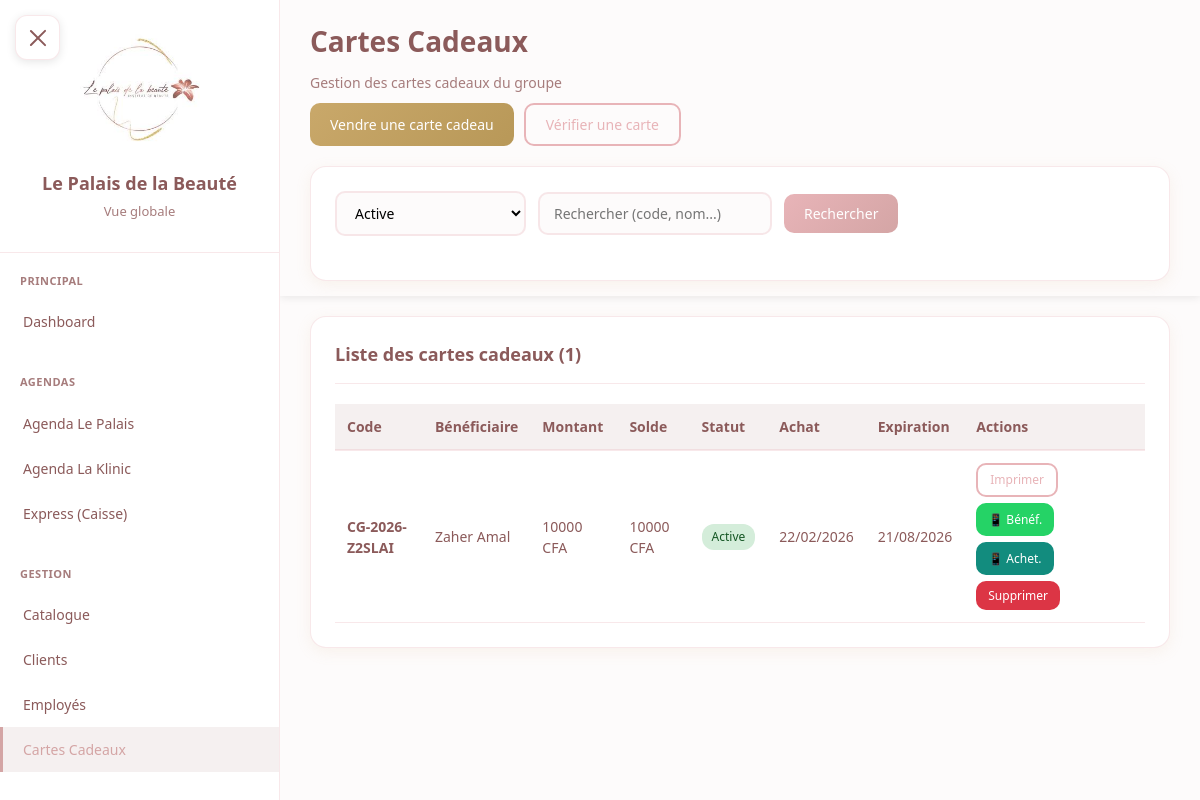
/cartes-cadeaux/ (signed in), run on an earlier commit of the app's database.
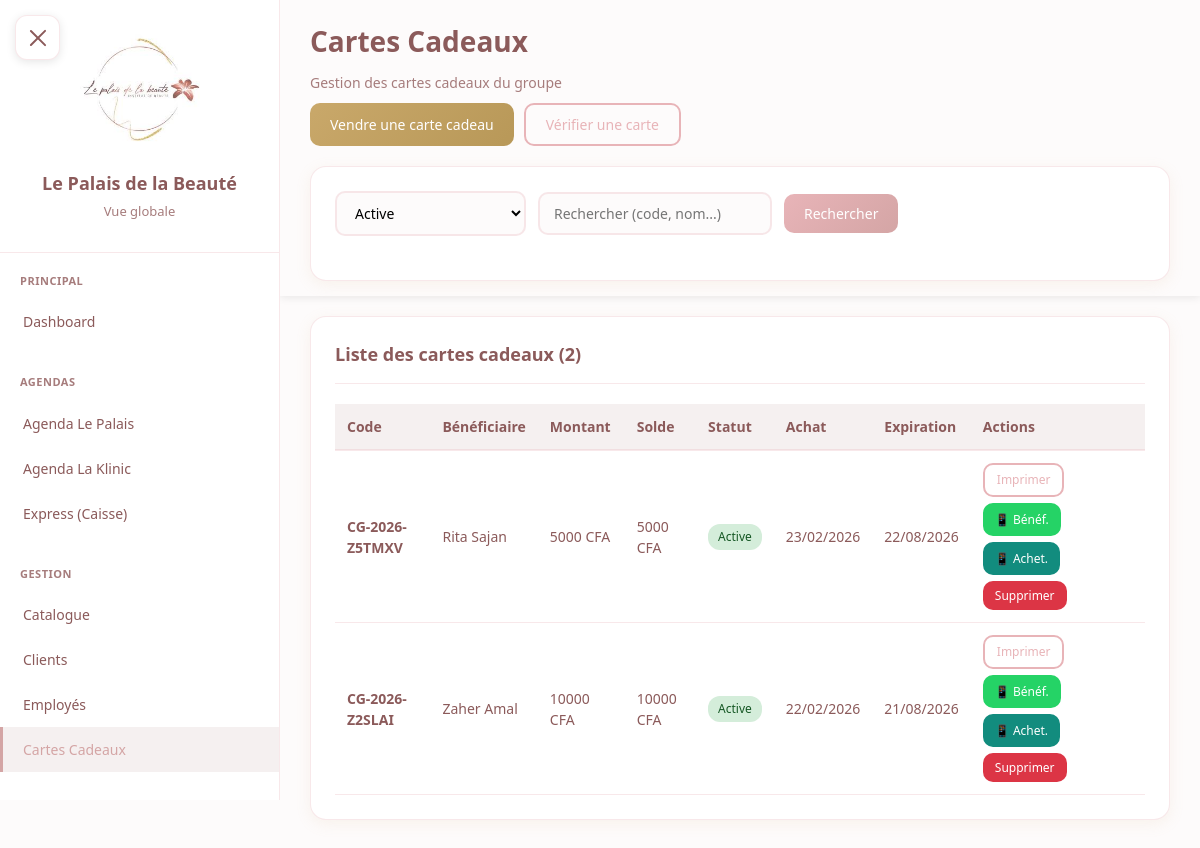
And on a later commit of the database.
### core/models.py (models this page shows, shortened)
class CarteCadeau(models.Model):
    STATUT_CHOICES = [
        ('active', 'Active'),
        ('expiree', 'Expirée'),
        ('soldee', 'Soldée'),
        ('annulee', 'Annulée'),
        ('supprimee', 'Supprimée'),
    ]
    code = models.CharField(max_length=20, unique=True, editable=False)
    acheteur = models.ForeignKey(
        'Client',
        on_delete=models.PROTECT,
        related_name='cartes_achetees',
    )
    beneficiaire = models.ForeignKey(
        'Client',
        on_delete=models.PROTECT,
        related_name='cartes_recues',
    )
    montant_initial = models.IntegerField(
        validators=[MinValueValidator(0)]
    )
    solde = models.IntegerField(
        validators=[MinValueValidator(0)]
    )
    institut_achat = models.ForeignKey(
        'Institut',
        on_delete=models.PROTECT,
        related_name='cartes_vendues',
    )
    statut = models.CharField(max_length=20, choices=STATUT_CHOICES, default='active')
    date_achat = models.DateTimeField(auto_now_add=True)
    date_expiration = models.DateTimeField(null=True, blank=True, help_text="Date d'expiration (6 mois après l'achat)")
    date_derniere_utilisation = models.DateTimeField(null=True, blank=True)
    mode_paiement_achat = models.CharField(
        max_length=20,
        choices=[
            ('especes', 'Espèces'),
            ('carte', 'Carte bancaire'),
            ('cheque', 'Chèque'),
            ('om', 'Orange Money'),
            ('wave', 'Wave'),
        ],
        default='especes',
    )
    montant_paiement_1 = models.IntegerField(null=True, blank=True,
        help_text="Montant payé avec le 1er moyen (= montant_initial si paiement simple)")
    moyen_paiement_2 = models.CharField(max_length=20, blank=True, null=True,
        choices=[
            ('especes', 'Espèces'),
            ('carte', 'Carte bancaire'),
            ('cheque', 'Chèque'),
            ('om', 'Orange Money'),
            ('wave', 'Wave'),
        ],
    )
    montant_paiement_2 = models.IntegerField(null=True, blank=True,
        help_text="Montant payé avec le 2ème moyen")
    vendue_par = models.ForeignKey(
        'Utilisateur',
        on_delete=models.SET_NULL,
        null=True,
        related_name='cartes_vendues',
    )
    class Meta:
        verbose_name = "Carte cadeau"
        verbose_name_plural = "Cartes cadeaux"
        ordering = ['-date_achat']
    @property
    def est_expiree(self):
        if self.date_expiration:
            return timezone.now() > self.date_expiration
        if self.date_achat:
            return timezone.now() > (self.date_achat + timedelta(days=180))
        return False
    @property
    def jours_restants(self):
        if self.date_expiration:
            delta = self.date_expiration - timezone.now()
            return max(0, delta.days)
        return 0
    @classmethod
    def marquer_cartes_expirees(cls):
        now = timezone.now()
        cls.objects.filter(
            statut='active',
            date_expiration__lt=now
        ).update(statut='expiree')
        cls.objects.filter(
            statut='active',
            date_expiration__isnull=True,
            date_achat__lt=now - timedelta(days=180)
        ).update(statut='expiree')

class Client(models.Model):
    SEXE_CHOICES = [
        ('F', 'Femme'),
        ('H', 'Homme'),
    ]
    nom = models.CharField(max_length=100)
    prenom = models.CharField(max_length=100)
    telephone = models.CharField(max_length=20, unique=True)
    email = models.EmailField(blank=True, null=True)
    sexe = models.CharField(max_length=1, choices=SEXE_CHOICES, default='F')
    date_naissance = models.DateField(blank=True, null=True)
    date_creation = models.DateTimeField(auto_now_add=True)
    notes = models.TextField(blank=True, null=True)  # Observations / notes libres
    actif = models.BooleanField(default=True)
    class Meta:
        verbose_name = "Client"
        verbose_name_plural = "Clients"
        ordering = ['nom', 'prenom']
    def get_full_name(self):
        return f"{self.prenom} {self.nom}"

### core/views.py (the view, shortened to what this page needs)
# urls.py: path('cartes-cadeaux/', views.cartes_cadeaux_list, name='cartes_cadeaux_list'),
@login_required
def cartes_cadeaux_list(request):
    CarteCadeau.marquer_cartes_expirees()
    cartes = CarteCadeau.objects.select_related(
        'acheteur', 'beneficiaire', 'institut_achat'
    ).all()
    statut = request.GET.get('statut', 'active')
    if statut:
        if statut == 'annulee':
            cartes = cartes.filter(statut__in=['annulee', 'supprimee'])
        elif statut == 'toutes':
            pass
        else:
            cartes = cartes.filter(statut=statut)
    search = request.GET.get('search', '')
    instituts = Institut.objects.all()
    paginator = Paginator(cartes, 30)
    page_number = request.GET.get('page')
    page_obj = paginator.get_page(page_number)
    return render(request, 'cartes_cadeaux/liste.html', {
        'cartes': page_obj,
        'page_obj': page_obj,
        'search': search,
        'statut_filtre': statut,
        'instituts': instituts,
    })

### core/models.py (called while the page is built)
    def is_patron(self):
        return self.role == 'patron'

### templates/cartes_cadeaux/liste.html (shortened to what the changed rows need)
{% extends "base.html" %}
{% block content %}
<div class="sticky-header">
    <div class="content-header" style="margin-bottom: 10px;">
        <h1 class="page-title">Cartes Cadeaux</h1>
    </div>
</div>
<div class="card">
    <div class="card-header">
        <h2 class="card-title">Liste des cartes cadeaux ({{ page_obj.paginator.count }})</h2>
    </div>
    <table>
        <thead>
            <tr>
                <th>Code</th>
                <th>Bénéficiaire</th>
                <th>Montant</th>
                <th>Solde</th>
                <th>Statut</th>
                <th>Achat</th>
                <th>Expiration</th>
                <th>Actions</th>
            </tr>
        </thead>
        <tbody>
            {% for carte in cartes %}
            <tr>
                <td><strong>{{ carte.code }}</strong></td>
                <td>{{ carte.beneficiaire.get_full_name }}</td>
                <td>{{ carte.montant_initial|floatformat:0 }} CFA</td>
                <td>{{ carte.solde|floatformat:0 }} CFA</td>
                <td>
                    <span class="badge badge-{{ carte.statut }}">
                        {{ carte.get_statut_display }}
                    </span>
                </td>
                <td>{{ carte.date_achat|date:"d/m/Y" }}</td>
                <td>
                    {% if carte.date_expiration %}
                        {% if carte.est_expiree %}
                            <span style="color: #dc3545; font-weight: 600;">Expirée</span>
                        {% elif carte.jours_restants <= 30 %}
                            <span style="color: #ffc107; font-weight: 600;">{{ carte.date_expiration|date:"d/m/Y" }}</span>
                            <br><small style="color: #ffc107;">({{ carte.jours_restants }}j restants)</small>
                        {% else %}
                            {{ carte.date_expiration|date:"d/m/Y" }}
                        {% endif %}
                    {% else %}
                        -
                    {% endif %}
                </td>
                <td>
                    <div style="display: flex; gap: 6px; flex-wrap: wrap;">
                        <a href="{% url 'core:imprimer_carte_cadeau' carte_id=carte.id %}" target="_blank" class="btn btn-outline" style="padding: 6px 12px; font-size: 12px;">Imprimer</a>
                        {% if carte.statut == 'active' %}
                        <button onclick="envoyerWhatsAppCarte({{ carte.id }}, 'beneficiaire')" class="btn btn-outline" style="padding: 6px 10px; font-size: 12px; background: #25D366; color: white; border-color: #25D366;" title="WhatsApp bénéficiaire">📱 Bénéf.</button>
                        <button onclick="envoyerWhatsAppCarte({{ carte.id }}, 'acheteur')" class="btn btn-outline" style="padding: 6px 10px; font-size: 12px; background: #128C7E; color: white; border-color: #128C7E;" title="WhatsApp acheteur">📱 Achet.</button>
                        {% endif %}
                        {% if request.user.utilisateur.is_patron %}
                        <button onclick="ouvrirModalSupprimerCarte({{ carte.id }}, '{{ carte.code }}', {{ carte.utilisations.count }})" class="btn btn-danger" style="padding: 6px 12px; font-size: 12px;">Supprimer</button>
                        {% endif %}
                    </div>
                </td>
            </tr>
            {% empty %}
            <tr>
                <td colspan="8" style="text-align: center; padding: 30px; color: var(--text-light);">
                    Aucune carte cadeau trouvée
                </td>
            </tr>
            {% endfor %}
        </tbody>
    </table>
</div>
{% endblock %}

What changed in the data, as far as the page shows it:
added CarteCadeau: code "CG-2026-Z5TMXV", beneficiaire.get_full_name "Rita Sajan", montant_initial "5000", solde "5000", statut "Active", date_achat "23/02/2026", date_expiration "22/08/2026"
Also different on the page:
{{ page_obj.paginator.count }}: "1" → "2"
